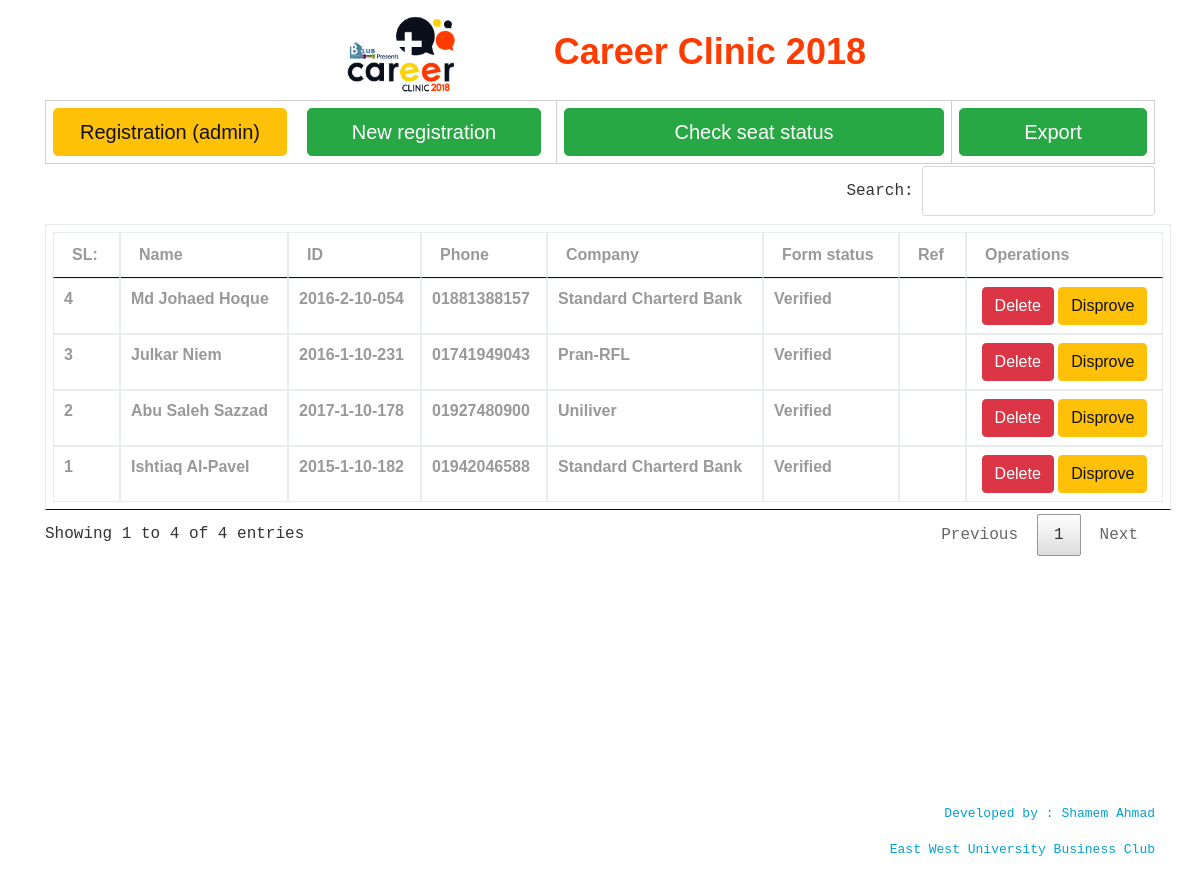
The page / on the database its author committed.
### tables this page shows
CREATE TABLE `tbl_participants` (
  `id` int(11) NOT NULL,
  `p_name` varchar(100) NOT NULL,
  `uni_id` varchar(20) NOT NULL,
  `phone` varchar(100) NOT NULL,
  `ref` varchar(100) NOT NULL,
  `company` varchar(100) NOT NULL,
  `status` varchar(50) NOT NULL,
  `update_time` varchar(100) NOT NULL
);

### index.php (the view, shortened to what this page needs)
<?php
include_once 'dbconfig.php';
?>
<!DOCTYPE html PUBLIC "-//W3C//DTD XHTML 1.0 Transitional//EN" "http://www.w3.org/TR/xhtml1/DTD/xhtml1-transitional.dtd">
<html xmlns="http://www.w3.org/1999/xhtml">
<head>
 <link href="assets/css/bootstrap.css" rel="stylesheet" >
    <link rel="stylesheet" href="assets/css/jquery.dataTables.min.css">
<link rel="stylesheet" href="style.css" type="text/css" />
</head>
<body class="container">
    <div class="row">
            <div id="header" class="container">
                <div id="content">
                    <img class="title_image" src="assets/Career-Clinic-2018.png" alt="">
                    <label class="header_lebel">Career Clinic 2018</label>
                </div>
            </div>
            <div id="body" class="container">
                <table id="main_reg" class="container">
                    <tr>
                        <th colspan="6" width="10px">
                            <a href="add_data_a.php" class="btn btn-warning btn-lg btn-block reg_button">Registration (admin)</a>
                            <a href="add_data.php" class="btn btn-success btn-lg reg_button reg_button_new">New registration</a>
                        </th>
                        <th colspan="1"><a href="status.php" class="btn btn-success btn-lg btn-block">Check seat status</a></th>
                        <th colspan="1"><a href="<?php echo $_SERVER[PHP_SELF];?>?export" class="btn btn-success btn-lg btn-block">Export</a></th>
                    </tr>
                </table>
            </div>
            <div id="content" class="container">
                    <table align="center" id="reg" class="table table-bordered nowrap">
                        <thead>
                            <tr>
                                <th>SL: </th>
                                <th>Name</th>
                                <th>ID</th>
                                <th>Phone</th>
                                <th>Company</th>
                                <th>Form status</th>
                                <th>Ref</th>
                                <th>Operations</th>
                            </tr>
                        </thead>
                        <tbody>
                        <?php
                        $sql_query="SELECT * FROM tbl_participants ORDER BY id DESC";
                        $result_set=mysqli_query($con,$sql_query);
                        if(mysqli_num_rows($result_set)>0)
                        {
                            while($row=mysqli_fetch_row($result_set))
                            {
                                ?>
                                <tr>
                                    <td><?php echo $row[0]; ?></td>
                                    <td><?php echo $row[1]; ?></td>
                                    <td><?php echo $row[2]; ?></td>
                                    <td><?php echo $row[3]; ?></td>
                                    <td><?php echo $row[5]; ?></td>
                                    <td><?php echo $row[6]; ?></td>
                                    <td><?php echo $row[4]; ?></td>
                                    <td align="center">
                                        <a class="btn btn-danger" href="javascript:delete_id('<?php echo $row[0].'\',\''.$row['5']; ?>')">Delete</a>
                                       <?php
                                       $status="SELECT status FROM tbl_participants WHERE id=".$row[0];
                                       $result_set1 =mysqli_query($con,$status);
                                       if(mysqli_num_rows($result_set1) >0 ){
                                           $status = mysqli_fetch_assoc($result_set1);
                                       }
                                       if ($status[status] == 'Pending'){
                                           echo '<a class="btn btn-success" href="javascript:verify_id('.$row[0].')">Verify</a>';
                                       } else{
                                           echo '<a class="btn btn-warning" href="javascript:disprove_id('.$row[0].')">Disprove</a>';
                                       }?>
                                    </td>
                                </tr>
                                <?php
                            }
                        }
                        else
                        {
                            ?>
                            <tr>
                                <td colspan="8">No Data Found !</td>
                            </tr>
                            <?php
                        }
                        ?>
                        </tbody>
                    </table>
            </div>
    </div>
<br>
<br>
<br>
<br>
<br>
<footer>
    <p align="right"><font size="2" color="#00A2D1" align="right"><?php echo base64_decode('RGV2ZWxvcGVkIGJ5IDogU2hhbWVtIEFobWFk')?></font></p>
    <p align="right"><font size="2" color="#00A2D1" align="right">East West University Business Club</font></p>
</footer>
</body>
</html>

### style.css (style rules this page uses)
* { margin:0; padding:0; }
body { background:#f9f9f9; font-family:"Courier New", Courier, monospace; background-image: url('assets/bg.png'); background-repeat: repeat-x|repeat-y; }
.container { background-color: #ffffff; }
#main_reg { top: -50px; position: relative; }
.reg_button { width: 234px; float: left; }
.reg_button_new { margin-left: 20px; }
.title_image { width: 135px; margin-right: 75px; }
.header_lebel { display: inline-block; margin-bottom: .5rem; color: #FF3B00; font-weight: bolder; font-size: 36px; }
#header { width:100%; height:100px; background:#ffffff; color:#f9f9f9; font-family:"Lucida Sans Unicode", "Lucida Grande", sans-serif; font-size:35px; text-align:center; }
#body { margin-top:50px; }
table { width:80%; font-family:Tahoma, Geneva, sans-serif; font-weight:bolder; color:#999; margin-bottom:80px; }
table a { text-decoration:none; color:#00a2d1; }
table,td,th { border-collapse:collapse; border:solid #d0d0d0 1px; padding:7px; }

### rows shown on the page
tbl_participants: id "4", p_name "Md Johaed Hoque", uni "2016-2-10-054", phone "01881388157", company "Standard Charterd Bank", status "Verified"
tbl_participants: id "3", p_name "Julkar Niem", uni "2016-1-10-231", phone "01741949043", company "Pran-RFL", status "Verified"
tbl_participants: id "2", p_name "Abu Saleh Sazzad", uni "2017-1-10-178", phone "01927480900", company "Uniliver", status "Verified"
tbl_participants: id "1", p_name "Ishtiaq Al-Pavel", uni "2015-1-10-182", phone "01942046588", company "Standard Charterd Bank", status "Verified"

### other values the page prints
base64_decode('RGV2ZWxvcGVkIGJ5IDogU2hhbWVtIEFobWFk') "Developed by : Shamem Ahmad"
